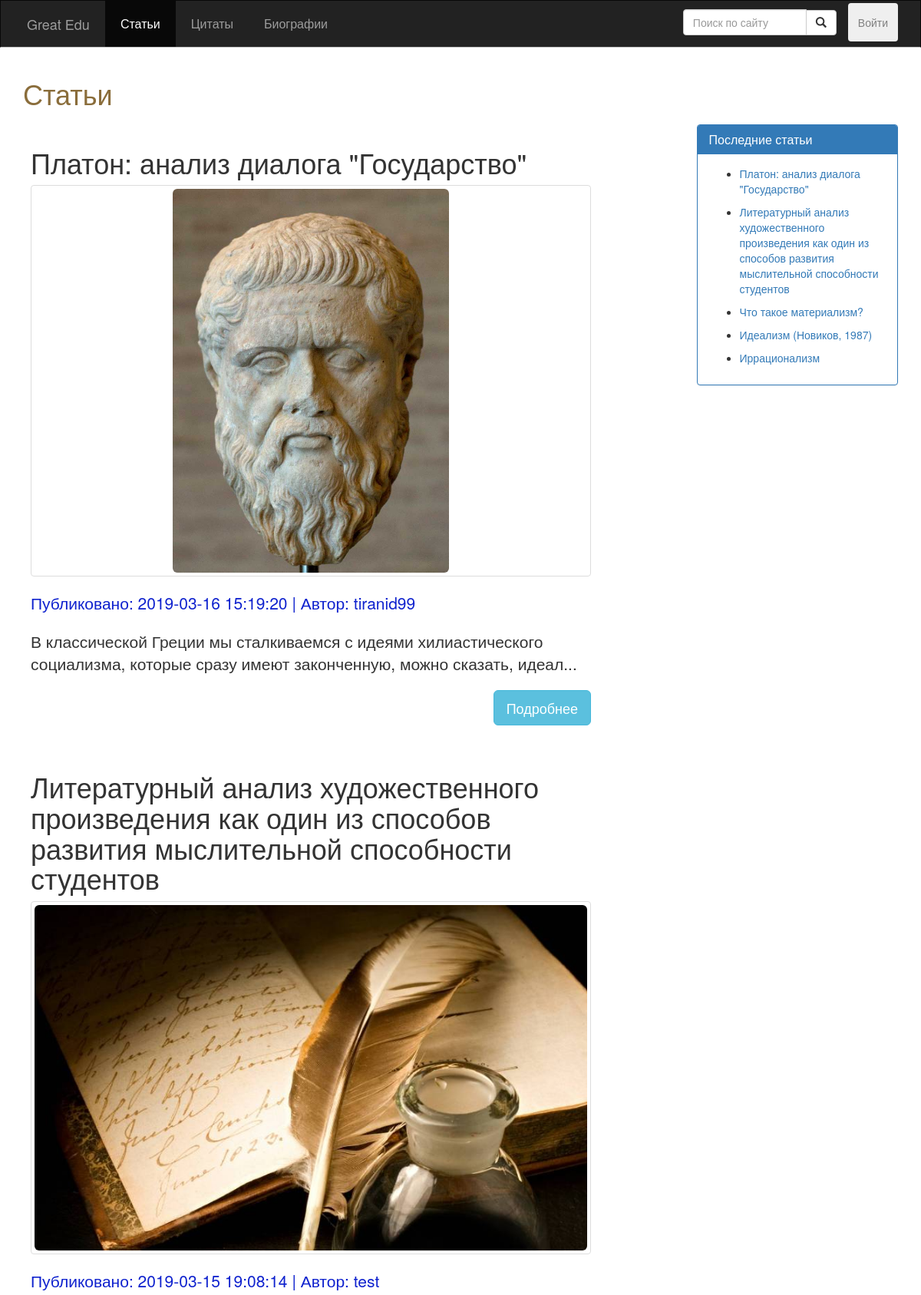
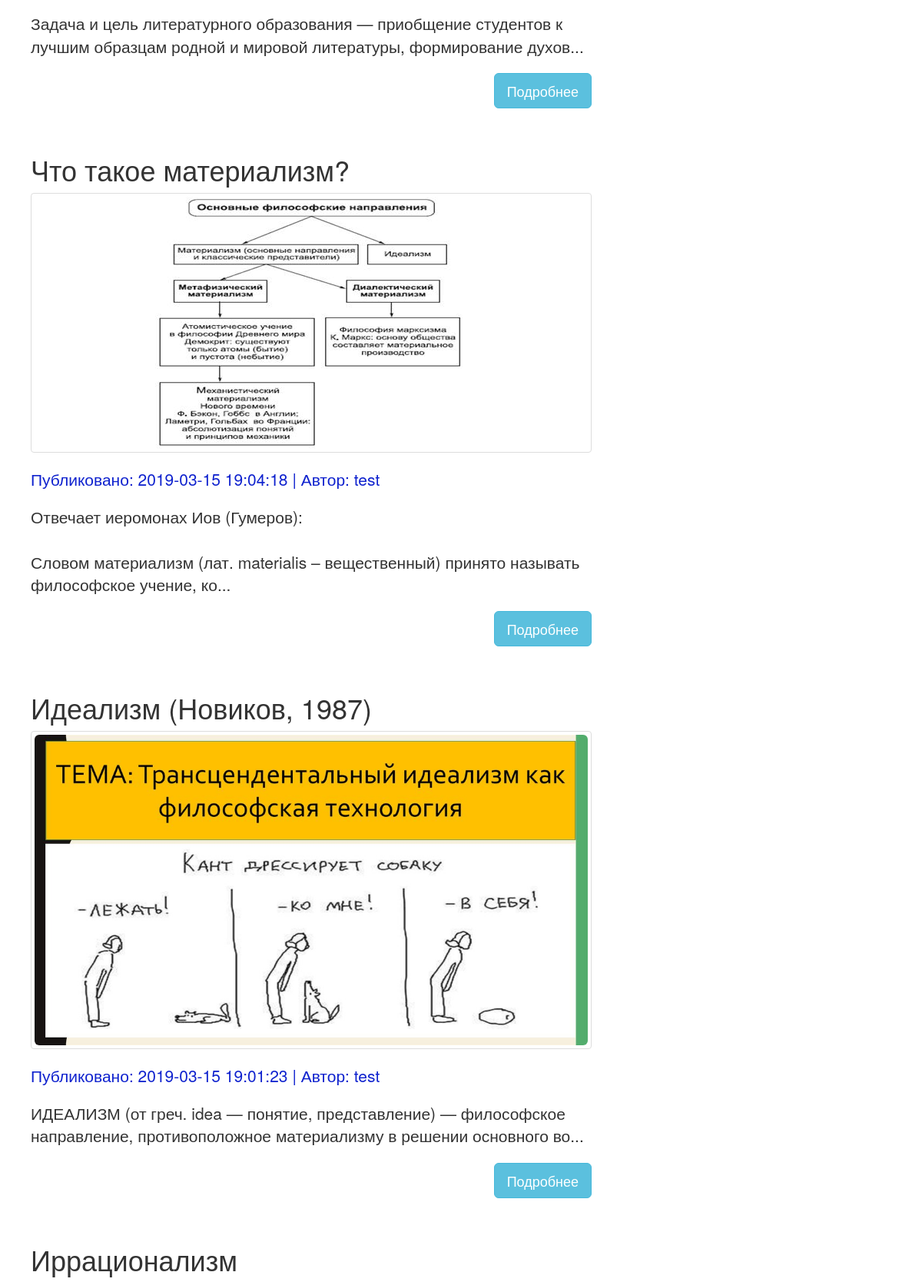
The app's page /src/public_routes/index.php (upper part) with its own data (2 pictures, top to bottom).
### src/Include/dbFunctions.php (called while the page is built, shortened)
<?php
require_once 'DatabaseLoad.php';
function doSQLQuery($query)
{
  global $con2;
  try {
    $exec = mysqli_query($con2, $query) or die(mysqli_error($con2));
    if ($exec) {
      return $exec;
    }
  } catch (Exception $e) {
    echo $e->getMessage();
  }
  return false;
}
function execQueryToArray($query)
{
  global $con2;
  $exec = doSQLQuery($query) or die(mysqli_error($con2));
  if ($exec) {
    $arr = [];
    if (mysqli_num_rows($exec) > 0) {
      while ($post = mysqli_fetch_assoc($exec)) {
        array_push($arr, $post);
      }
    }
    return $arr;
  }
  return null;
}
function getUserById($id)
{
  $query = "SELECT * FROM Пользователи WHERE id = $id";
  $resultArray = execQueryToArray($query);
  $author = $resultArray[0];
  return $author;
}

### src/public_routes/index.php (called while the page is built)
<?php require_once('Articles.php') ?>

### src/Include/commonFuncs.php (called while the page is built, shortened)
<?php
function LoadTextFromContentFile($file)
{
  $post_content = '';
  if (is_null($file)) {
    $post_content = 'error load';
  } else {
    $post_content = file_get_contents('Upload/contents/' . $file);
  }
  return $post_content;
}

### src/utils/articles_c.php (the view, shortened to what this page needs)
<?php
function fillBlog() {
  global $con2;
  $query = "";
  if (isset($_GET['search'])) {
    if (empty($_GET['search'])) {
      Redirect_To('/');
    } else {
    }
  } else {
    $query = "SELECT * FROM Статьи ORDER BY дата_публикации DESC LIMIT 0,5	";
  }
  $exec = doSQLQuery($query) or die(mysqli_error($con2));
  if ($exec) {
    if (mysqli_num_rows($exec) > 0) {
      while ($post = mysqli_fetch_assoc($exec)) {
        $post_id = $post['id'];
        $post_date = $post['дата_публикации'];
        $post_title = $post['заголовок'];
        $author_id = $post['автор'];
        $post_image = $post['изображение'];
        $post_file = $post['файл_контент'];
        $text = LoadTextFromContentFile($post_file);
        $post_content = $text;
        if (mb_strlen($text) > 128) {
          $post_content = mb_substr($text, 0, 128, "utf-8") . '...';
        }
        $author_obj = getUserById($author_id);
        $post_author = $author_obj['никнейм'];
        ?>
        <div class="post">
          <div class="post-title">
            <h1><?php echo htmlentities($post_title); ?></h1>
          </div>
          <div class="thumbnail">
            <img class="img-responsive img-rounded imagefull" src="../Upload/Image/<?php echo $post_image  . '?m=' . time(); ?>">
          </div>
          <div class="post-info">
            <p class="lead">
              Публиковано: <?php echo htmlentities($post_date); ?> | Автор: <?php echo htmlentities($post_author); ?>
            </p>
          </div>
          <div class="post-content">
            <p class="lead"><?php echo nl2br($post_content); ?></p>
          </div>
          <p>
            <a href="Article.php?id=<?php echo $post_id; ?>">
              <button class="btn btn-info btn-lg" id="read_more_btn">Подробнее</button>
            </a>
            <div class="clearfix"></div>
          </p>
        </div>
  <?php
  }
  } else {
    echo "<span class='lead'>No result<span>";
    }
  }
}
    ?>
    <?php
function fillBlogPostsReferences()
{
  $sql = "SELECT * FROM Статьи ORDER BY дата_публикации DESC LIMIT 5 ";
  $exec = doSQLQuery($sql);
  while ($recentPost = mysqli_fetch_assoc($exec)) {
    $postID = $recentPost['id'];
    ?>
    <nav>
      <ul>
        <li><a href="Article.php?id=<?php echo $postID; ?>">
            <?php echo $recentPost['заголовок'] ?>
          </a></li>
      </ul>
    </nav>
  <?php
  }
}
?>

### src/public_routes/Assets/style.css (style rules this page uses)
body { background: #041627; overflow-x: hidden; }
.post-info { color: rgb(15, 34, 206); }
.post { padding: 10px; margin-bottom: 10px; }
#read_more_btn { float: right; }
.imagefull { max-height: 500px; }

### records on screen
статьи: заголовок "Платон: анализ диалога \"Государство\"", изображение (picture), дата_публикации "2019-03-16 15:19:20", автор.никнейм "tiranid99", файл_контент "В классической Греции мы сталкиваемся с идеями хилиастического социализма, которые сразу имеют законченную, можно сказать, идеал..."
статьи: заголовок "Литературный анализ художественного произведения как один из способов развития мыслительной способности студентов", изображение (picture), дата_публикации "2019-03-15 19:08:14", автор.никнейм "test", файл_контент "Задача и цель литературного образования — приобщение студентов к лучшим образцам родной и мировой литературы, формирование духов..."
статьи: заголовок "Что такое материализм?", изображение (picture), дата_публикации "2019-03-15 19:04:18", автор.никнейм "test", файл_контент "Отвечает иеромонах Иов (Гумеров): Словом материализм (лат. materialis – вещественный) принято называть философское учение, ко..."
статьи: заголовок "Идеализм (Новиков, 1987)", изображение (picture), дата_публикации "2019-03-15 19:01:23", автор.никнейм "test", файл_контент "ИДЕАЛИЗМ (от греч. idea — понятие, представление) — философское направление, противоположное материализму в решении основного во..."
статьи: заголовок "Иррационализм"
